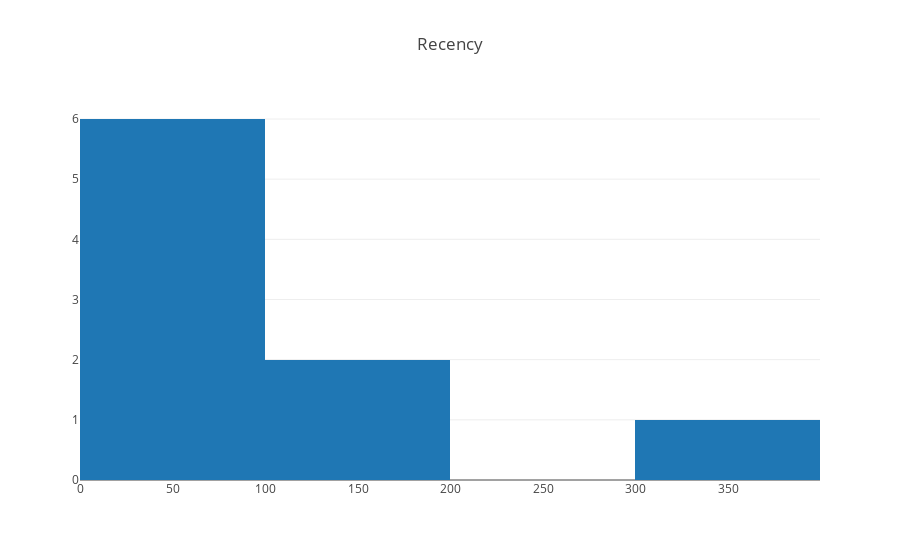

Notebook code cell kept with this figure:
### Code cell
plot_data = [
    go.Histogram(
        x=user['Recency']
    )
]

plot_layout = go.Layout(
        title='Recency'
    )
fig = go.Figure(data=plot_data, layout=plot_layout)
pyoff.iplot(fig)

### Figure 1 — Plotly figure (JSON) as saved in the notebook; plotly's stock layout.template omitted (floating-point values rounded to 4 significant figures)
{"data": [{"type": "histogram", "uid": "542740fe-2d40-481d-9ab1-0d6b12ec614c", "x": [372, 0, 18, 15, 50, 8, 190, 182, 63]}], "layout": {"title": {"text": "Recency"}}}
